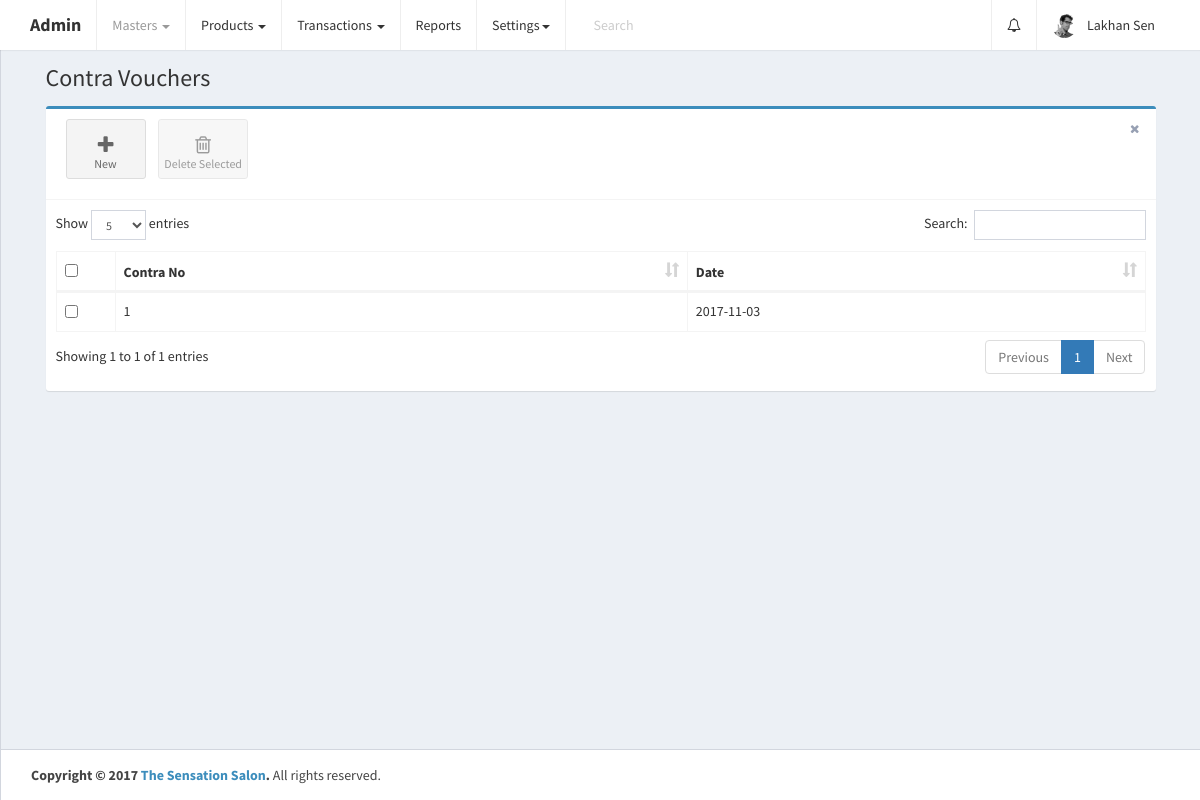
The app's page /home.php?controller=contra&action=getall (signed in), older data.
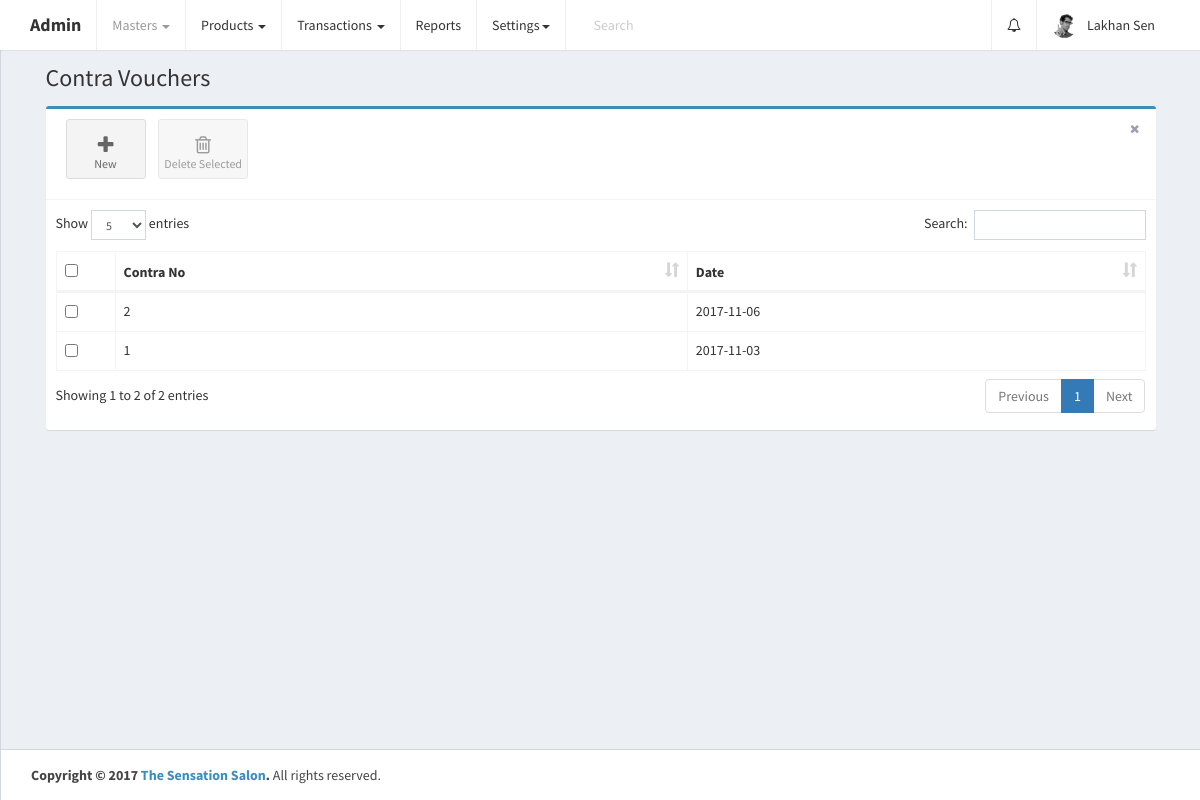
The same page, newer data.
### tables this page shows
CREATE TABLE `contra_vouchers` (
  `id` int(11) UNSIGNED NOT NULL,
  `date` date DEFAULT NULL,
  `entry_data` longtext,
  `total_amount` double DEFAULT NULL,
  `narration` text,
  `created_at` datetime NOT NULL DEFAULT CURRENT_TIMESTAMP,
  `updated_at` datetime NOT NULL DEFAULT CURRENT_TIMESTAMP ON UPDATE CURRENT_TIMESTAMP
);

### home.php (called while the page is built, shortened)
<?php
require_once 'config/database.php';
if (isset($_GET['controller']) || isset($_GET['action'])) {
    if (isset($_GET['controller']))
        $controller = ucfirst($_GET['controller']);
    if (isset($_GET['action']))
        $action = $_GET['action'];
} else {
    $controller = 'Home';
    $action = 'index';
}
require_once 'config/routes.php';
?>

### controllers/ContraController.php (called while the page is built, shortened)
<?php
class ContraController {
    public $contraobj;
    public $ex_ins_staff_members_nots;
    public function __construct() {
        require_once 'models/Contra.php';
        $this->contraobj = new Contra();
        $this->ex_ins_staff_members_nots = array();
    }
    public function getall() {
        $page_header = 'Contra Vouchers';
        $contra_vouchers = $this->contraobj->getall();
        $ex_ins_staff_members_nots = $this->ex_ins_staff_members_nots;
        require_once APP_DIR . '/views/layout.php';
    }
}
?>

### config/Database.php (called while the page is built)
<?php
class Database {
    public function connect() {
        $conn = new mysqli('localhost', 'root', '', 'thesensationbeautycentre');
        if ($conn->connect_error) {
            die("Connection failed: " . $conn->connect_error);
        } else {
            return $conn;
        }
    }
}
?>

### models/Contra.php (called while the page is built, shortened)
<?php
class Contra {
    public $conn;
    public function __construct() {
        $db = new Database();
        $this->conn = $db->connect();
    }
    public function getall() {
        $contra_vouchers = $this->conn->query('SELECT * FROM contra_vouchers ORDER BY id DESC');
        return $contra_vouchers;
    }
}
?>

### views/contra_vouchers.php (the view, shortened to what this page needs)
<link rel="stylesheet" href="public/plugins/datatables/dataTables.bootstrap.css">
<div class="row">
    <div class="col-xs-12">
        <div class="box box-primary">
            <div class="box-header with-border">
                <a class="btn btn-app" href="?controller=contra&action=add">
                    <i class="fa fa-plus"></i> New
                </a>
                <button class="btn btn-app" id="delete_selected">
                    <i class="fa fa-trash-o"></i> Delete Selected
                </button>
                <div class="box-tools pull-right">
                    <button type="button" class="btn btn-box-tool" data-widget="remove"><i class="fa fa-times"></i></button>
                </div>
            </div>
            <div class="box-body">
                <div class="table-responsive">
                    <table id="contra_vouchers_table" class="table table-bordered table-hover" role="grid" aria-describedby="contra_vouchers_table_info">
                        <thead>
                            <tr>
                                <th data-orderable="false" width="20px">
                                    <input type="checkbox" class="select-all">
                                </th>
                                <th>Contra No</th>
                                <th>Date</th>
                            </tr>
                        </thead>
                        <?php
                        if (isset($contra_vouchers)) {
                            if ($contra_vouchers->num_rows > 0) {
                                ?>
                                <tbody>
                                    <?php
                                    while ($contra_voucher = $contra_vouchers->fetch_assoc()) {
                                        ?>
                                        <tr id="tr_<?php echo $contra_voucher['id']; ?>">
                                            <td><input type="checkbox" name="select_contra_vouchers[]" data-id="<?php echo $contra_voucher['id']; ?>"></td>
                                            <td><?php echo $contra_voucher['id']; ?></td>
                                            <td><?php echo $contra_voucher['date']; ?></td>
                                        </tr>
                                        <?php
                                    }
                                    ?>
                                </tbody>
                                <?php
                            }
                        }
                        ?>
                    </table>
                </div>
            </div>
        </div>
    </div>
</div>

### config/routes.php (shortened to what this page needs)
<?php
$controllers = array(
    'Error' => ['index'],
    'Home' => ['index'],
    'Manager' => ['getManagers', 'addManager', 'getManager', 'updateManager', 'deleteManager', 'getManagersForAutoComp'],
    'Branch' => ['getBranches', 'getBranch', 'checkManager', 'addBranch'],
    'Brand' => ['getBrands', 'addBrand', 'getBrand', 'updateBrand', 'deleteBrand'],
    'Customer' => ['getCustomers', 'getCustomer', 'addCustomer', 'updateCustomer', 'deleteCutomer'],
    'Staff' => ['getstaffmembers', 'addstaff', 'getstaffmember', 'updatestaff', 'deletestaff'],
    'Accountgroup' => ['getacgroups', 'getAcGroup', 'addgroup', 'updategroup', 'deleteacgroup'],
    'Account' => ['getacs', 'getac', 'addaccount', 'updateac', 'deleteac'],
    'Productcategory' => ['getcategories', 'addcategory', 'getcategory', 'updatecategory', 'deletecategory'],
    'Product' => ['getproducts', 'getproduct', 'addproduct', 'updateproduct', 'deleteproduct', 'findProductByTerm', 'checkProductNameExist', 'checkQty', 'checkQtyForPurhase'],
    'Party' => ['getall', 'add', 'update', 'get', 'deleteCutomer', 'getPartyNameByTerm', 'getById'],
    'Purchase' => ['getbills', 'checkInovieExist', 'add', 'findLedgerByTerm', 'checkLedgerNameExist'],
    'Sale' => ['getbills', 'checkInovieExist', 'add', 'findLedgerByTerm', 'checkLedgerNameExist'],
    'Creditnotes' => ['getall', 'add', 'checkCreditNoteExist'],
    'Debitnotes' => ['getall', 'add', 'checkDebitNoteExist'],
    'Contra' => ['getall', 'add', 'checkDebitNoteExist'],
    'Journal' => ['getall', 'add', 'getAllAccounts', 'checkLedgerNameExist'],
);
if (array_key_exists($controller, $controllers)) {
    if (in_array($action, $controllers[$controller])) {
        switch ($controller) {
            case 'Contra':
                $controller = new ContraController();
                break;
        }
        $controller->$action();
    } else {
        require_once APP_DIR . '/controllers/ErrorController.php';
        $controller = new ErrorController();
        $action = 'index';
        $controller->$action();
    }
} else {
    require_once APP_DIR . '/controllers/ErrorController.php';
    $controller = new ErrorController();
    $action = 'index';
    $controller->$action();
}
?>

### views/layout.php (shortened to what this page needs)
<!DOCTYPE html>
<html>
    <head>
        <link href="public/plugins/bootstrap/css/bootstrap.min.css" rel="stylesheet">
        <link href="public/css/font-awesome.min.css" rel="stylesheet">
        <link href="public/css/admin.min.css" rel="stylesheet">
        <link href="public/css/skin-black-light.min.css" rel="stylesheet">
    </head>
    <body class="hold-transition skin-black-light layout-top-nav">
        <div class="wrapper">
            <header class="main-header">
                <nav class="navbar navbar-static-top">
                    <div class="container">
                        <div class="navbar-header">
                            <a href="home.php" class="navbar-brand"><b>Admin</b></a>
                        </div>
                        <div class="collapse navbar-collapse pull-left" id="navbar-collapse">
                            <ul class="nav navbar-nav">
                                <li class="dropdown active">
                                    <a href="#" class="dropdown-toggle" data-toggle="dropdown">Masters <span class="caret"></span></a>
                                </li>
                                <li class="dropdown">
                                    <a href="#" class="dropdown-toggle" data-toggle="dropdown">Products <span class="caret"></span></a>
                                </li>
                                <li class="dropdown">
                                    <a href="#" class="dropdown-toggle" data-toggle="dropdown">Transactions <span class="caret"></span></a>
                                </li>
                                <li>
                                    <a href="#">Reports</a>
                                </li>
                                <li class="dropdown">
                                    <a href="#" class="dropdown-toggle" data-toggle="dropdown">Settings<span class="caret"></span></a>
                                </li>
                            </ul>
                            <form class="navbar-form navbar-left" role="search">
                                <div class="form-group">
                                    <input type="text" class="form-control" id="navbar-search-input" placeholder="Search">
                                </div>
                            </form>
                        </div>
                        <div class="navbar-custom-menu">
                            <ul class="nav navbar-nav">
                                <?php
                                if (isset($ex_ins_staff_members_nots)) {
                                    ?>
                                    <li class="dropdown notifications-menu">
                                        <a href="#" class="dropdown-toggle" data-toggle="dropdown">
                                            <i class="fa fa-bell-o"></i>
                                        </a>
                                    </li>
                                    <?php
                                }
                                ?>
                                <li class="dropdown user user-menu">
                                    <a href="#" class="dropdown-toggle" data-toggle="dropdown">
                                        <img src="public/images/user2-160x160.jpg" class="user-image" alt="User Image">
                                        <span class="hidden-xs"><?php echo ucwords($_SESSION['admin']); ?></span>
                                    </a>
                                </li>
                            </ul>
                        </div>
                    </div>
                </nav>
            </header>
            <div class="content-wrapper">
                <div class="container">
                    <section class="content-header">
                        <h1><?php echo $page_header; ?></h1>
                    </section>
                    <section class="content">
                        <?php
                        include_once APP_DIR . $view_file;
                        ?>
                    </section>
                </div>
            </div>
            <footer class="main-footer">
                <div class="container">
                    <strong>Copyright &copy; 2017 <a href="http://www.sensationsalon.in/">The Sensation Salon</a>.</strong> All rights
                    reserved.
                </div>
            </footer>
        </div>
    </body>
</html>

### views/contra_vouchers.php (style rules this page uses)
.table-responsive { overflow-x: initial; }

Row changes from the older to the newer data that the page shows:
added contra_vouchers: id "2", date "2017-11-06"
Text that changed along with them:
text written by a page script: "Show entries Search: Showing 1 to 1 of 1 entries Previous 1 Next" → "Show entries Search: Showing 1 to 2 of 2 entries Previous 1 Next"
